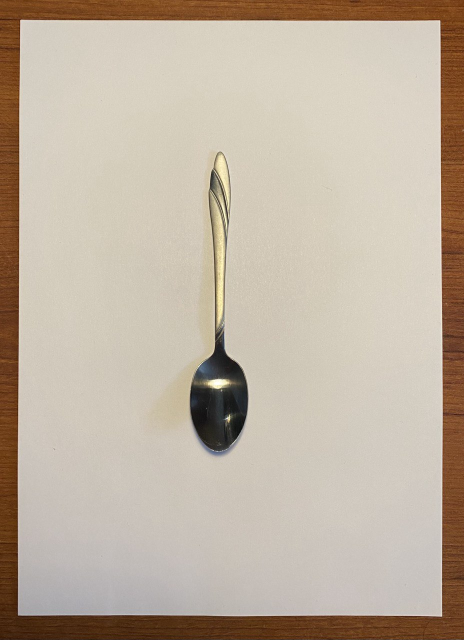
#> input picture data/items/image01.png, 928 x 1280 px (shown at 1/2 size)
$ python -i detection.py   (imports and definitions only)
#> lines starting #> are read from the running program, lines starting #| are printed output that depends on the picture; after the words box and inside, x2 and y2 are one past the last pixel; in counts of white or black regions, pixels touching at a corner belong together
import cv2

MIN_AREA = 1000  # площадь меньше, которой обнаруженные маски будут считаться дефектными


def get_edges(image):
    gray = cv2.cvtColor(image, cv2.COLOR_BGR2GRAY)
    # blur = cv2.GaussianBlur(gray, (1, 1), 0)
    # edged = cv2.Canny(blur, 100, 400)
    edged = cv2.Canny(gray, 100, 400)
    kernel = cv2.getStructuringElement(cv2.MORPH_RECT, (7, 7))
    return cv2.morphologyEx(edged, cv2.MORPH_CLOSE, kernel)


def get_cut_images(image, closed, contours):
    height, width = image.shape[:2]
    for cnt in contours:
        if cv2.contourArea(cnt) > (height - 200) * (width - 200):
            x, y, w, h = cv2.boundingRect(cnt)
            image = image[y + 50:y + h - 50, x + 50:x + w - 50]
            closed = closed[y + 50:y + h - 50, x + 50:x + w - 50]
            contours, _ = cv2.findContours(closed, cv2.RETR_EXTERNAL, cv2.CHAIN_APPROX_SIMPLE)
            break
    return image, closed, contours


def draw_contours_mask(binary, contours):
    # зададим список для найденных масок
    masks_coords = []
    # а также для контуров
    cnts = []
    contours = sorted(contours, key=lambda x: cv2.contourArea(x), reverse=True)
    for cnt in contours:
        area = cv2.contourArea(cnt)
        # обнаруженные небольшие дефекты исключаем, задав минимальную площадь
        if area > MIN_AREA:
            cnts.append(cnt)
            peri = cv2.arcLength(cnt, True)
            # аппроксимируем найденный контур многоугольником
            approx = cv2.approxPolyDP(cnt, 0.000001 * peri, True)
            masks_coords.append(approx)
            cv2.drawContours(binary, [approx], -1, (0, 0, 0), 5)
            cv2.fillPoly(binary, pts=[approx], color=(0, 0, 0))
    return cnts, masks_coords, binary


def get_fill_masks(image):
    # ищем границы
    closed = get_edges(image)
    # находим контуры листа
    contours, _ = cv2.findContours(closed, cv2.RETR_EXTERNAL, cv2.CHAIN_APPROX_SIMPLE)
    # если самый большой контур - это контур листа (а именно на входном изображении),
    # то удаляем его и ищем внутренние контуры
    image, closed, cnt = get_cut_images(image, closed, contours)
    # применяем бинаризацию
    _, binary_img = cv2.threshold(image, 150, 250, cv2.THRESH_BINARY)
    binary = cv2.cvtColor(binary_img, cv2.COLOR_BGR2GRAY)
    cnts, masks_coords, binary = draw_contours_mask(binary, cnt)
    return image, binary, masks_coords, cnts

>>> import cv2
>>> picture = cv2.imread('data/items/image01.png')
#> picture is the input picture: shape (1280, 928, 3); mean B, G, R 161.7, 177.8, 190.9
>>> result = get_fill_masks(picture)
#> in get_edges, `gray = cv2.cvtColor(image, cv2.COLOR_BGR2GRAY)`:
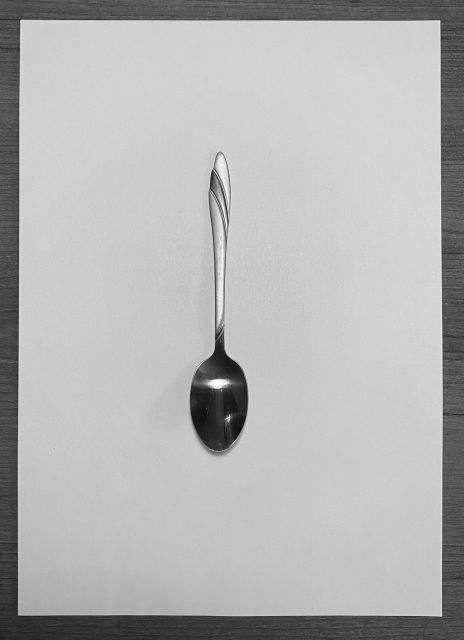
#> gray: shape (1280, 928) (shown at 1/2 size); min 1, max 255, mean 179.8
#> in get_edges, `edged = cv2.Canny(gray, 100, 400)`:
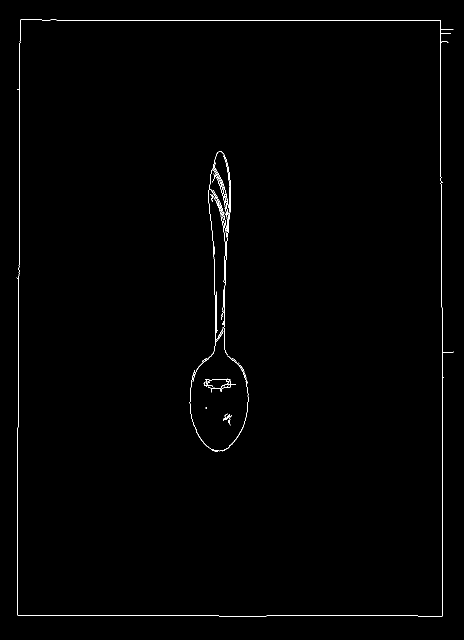
#> edged: shape (1280, 928) (shown at 1/2 size); 0.6% white in thin lines or dots, all inside (x1, y1, x2, y2) = (33, 39, 908, 1234)
#> in get_edges, `return cv2.morphologyEx(edged, cv2.MORPH_CLOSE, kernel)`:
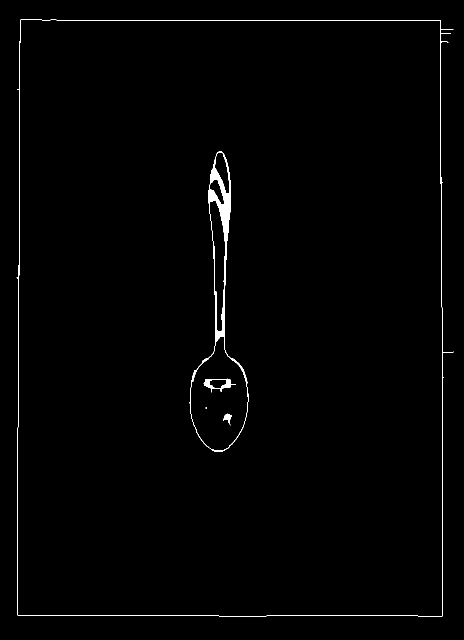
#> returned value: shape (1280, 928) (shown at 1/2 size); 0.86% white; 5 white regions (1 under 20 px)
#> in get_fill_masks, `contours, _ = cv2.findContours(closed, cv2.RETR_EXTERNAL, cv2.CHAIN_AP..`: contours = 1 contour; box (x1, y1, x2, y2) and area: (33, 39, 908, 1234) 1007568
#> the loop in get_cut_images, `for cnt in contours:` made 1 pass
#> (x, y, w, h) on pass 1: (33, 39, 875, 1195)
#> pass 1, in get_cut_images, `image = image[y + 50:y + h - 50, x + 50:x + w - 50]`:
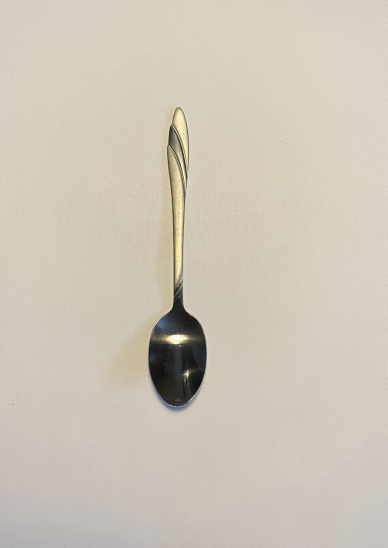
#> image: shape (1095, 775, 3) (shown at 1/2 size); mean of channels 0, 1, 2 184.4, 198, 205.3; drawn as B, G, R
#> pass 1, in get_cut_images, `closed = closed[y + 50:y + h - 50, x + 50:x + w - 50]`:
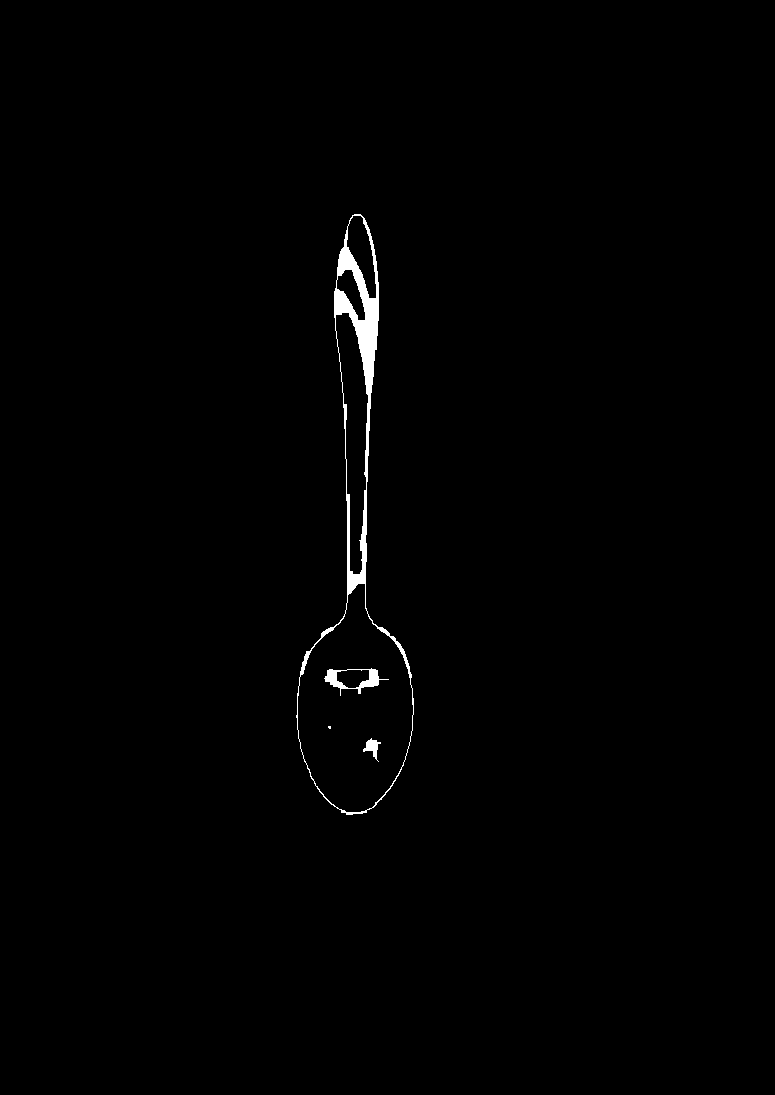
#> closed: shape (1095, 775); 0.69% white; 4 white regions (1 under 20 px)
#> in get_fill_masks, `image, closed, cnt = get_cut_images(image, closed, contours)`: cnt = 1 contour; box (x1, y1, x2, y2) and area: (296, 214, 414, 815) 28848
#> in get_fill_masks, `_, binary_img = cv2.threshold(image, 150, 250, cv2.THRESH_BINARY)`:
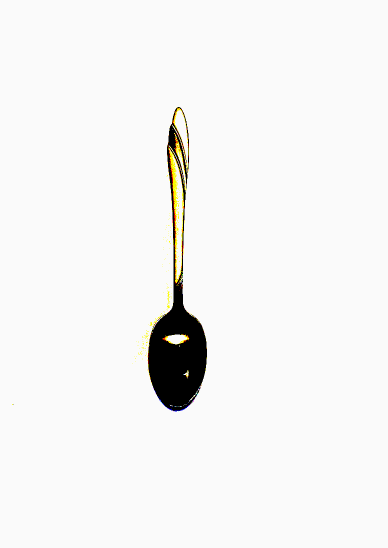
#> binary_img: shape (1095, 775, 3) (shown at 1/2 size); mean of channels 0, 1, 2 242.5, 243.3, 243.5; drawn as B, G, R
#> in draw_contours_mask, `contours = sorted(contours, key=lambda x: cv2.contourArea(x), reverse=..`: contours has the same summary as cnt in get_fill_masks
#> the loop in draw_contours_mask, `for cnt in contours:` made 1 pass
#> (area, peri) on pass 1: (28848.5, 1354.7)
#> after the loop in draw_contours_mask, `for cnt in contours:`:
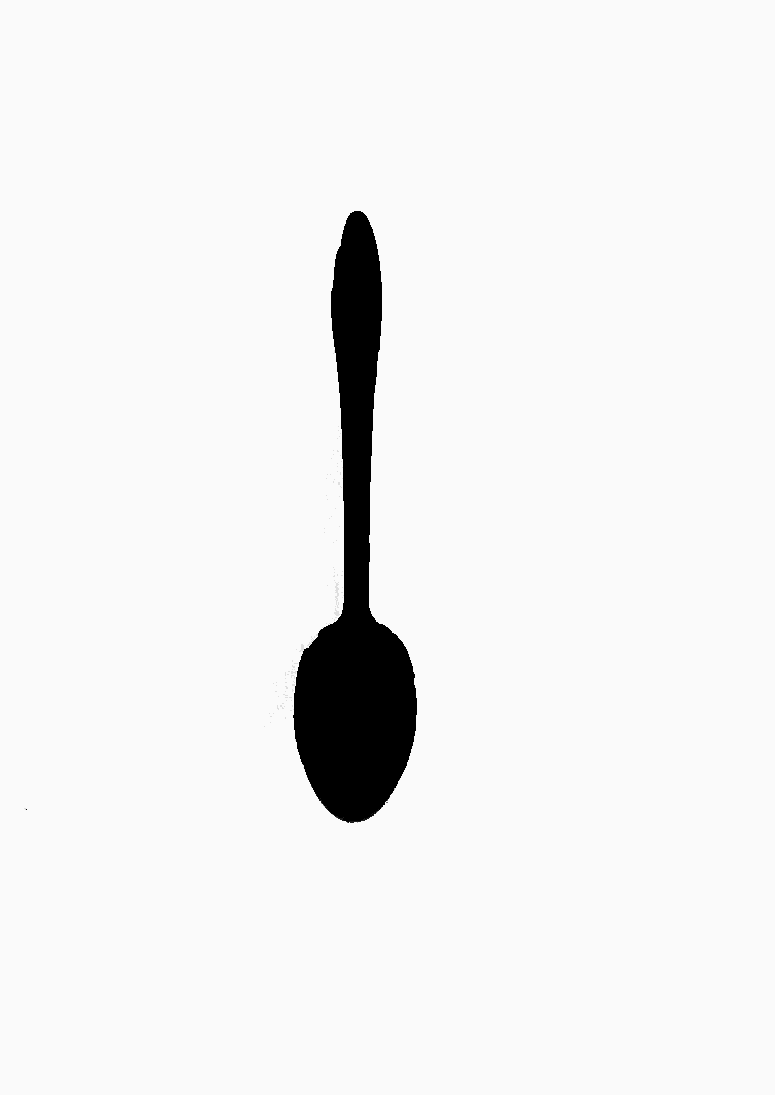
#> binary: shape (1095, 775); min 0, max 250, mean 240.1
#> after the loop in draw_contours_mask, `for cnt in contours:`: cnts has the same summary as cnt in get_fill_masks; masks_coords has the same summary as cnt in get_fill_masks
#> in get_fill_masks, `cnts, masks_coords, binary = draw_contours_mask(binary, cnt)`: cnts has the same summary as cnt; masks_coords has the same summary as cnt
